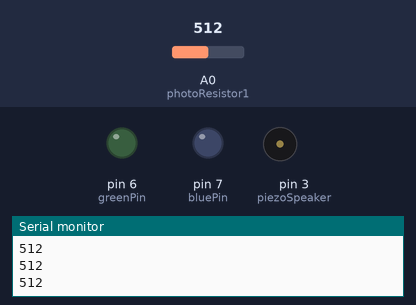
The sketch below on a simulated Arduino Uno, built with avr-gcc and run on an emulated ATmega328P. Shown: output pins drawn as LEDs (lit = HIGH), buzzer (waves = sounding), the last lines printed to the serial monitor. The inputs (shaded band) are chosen by the test bench; at power-on: A0 (photoResistor1) = 512.

Above: at 1.2 s.
1.3 s: A0 (photoResistor1) set to 990
2.8 s: A0 (photoResistor1) set to 1017
At 3.1 s:
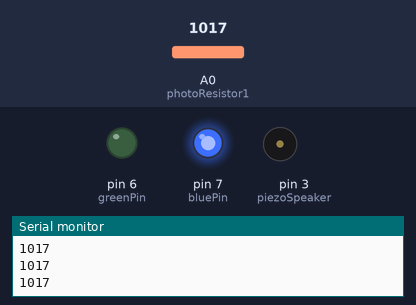
4.3 s: A0 (photoResistor1) set to 900
At 5.1 s:
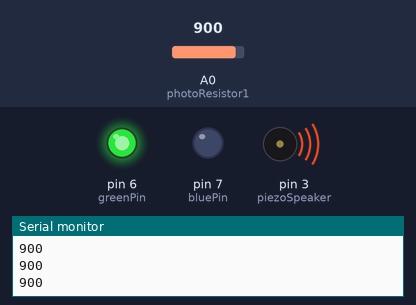
5.8 s: A0 (photoResistor1) set to 1010
At 6.2 s:
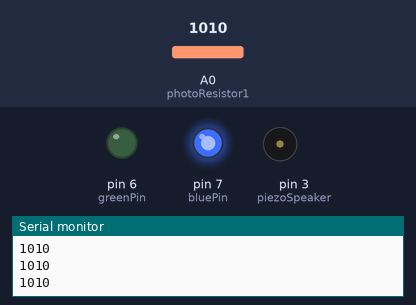
7.4 s: A0 (photoResistor1) set to 716
At 8.6 s:
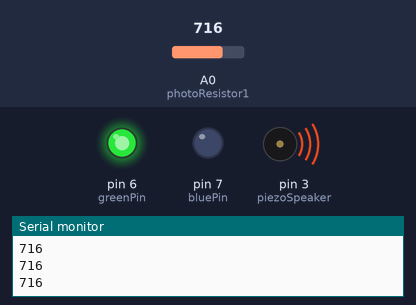
8.9 s: A0 (photoResistor1) set to 1023
At 9.8 s:
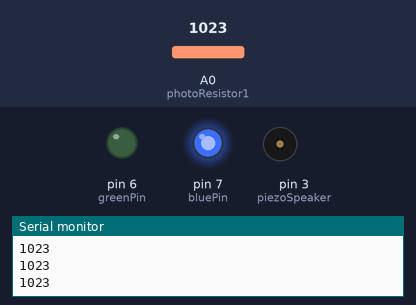
Timing chart, 0 to 11.5 s (numbered marks = the images above; inputs shaded):
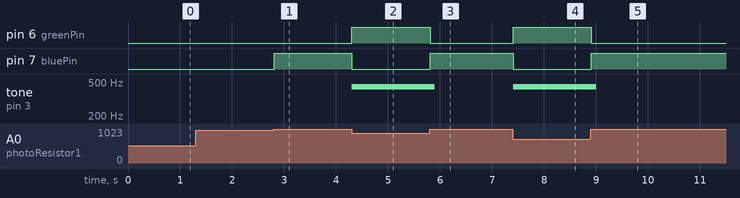

The sketch:

first_design.ino
```cpp
const int photoResistor1 = A0;
const int photoResistor2 = A1;
const int photoResistor3 = A2;
const int piezoSpeaker = 3;
const int greenPin = 6;
const int bluePin = 7;              // red led
int sensor1, sensor2, sensor3;
int counter;

void setup()
{
  Serial.begin(9600);
  counter = 1;
  pinMode(piezoSpeaker, OUTPUT);
  pinMode(greenPin, OUTPUT);
  pinMode(bluePin, OUTPUT);
}

void loop()
{
  sensor1 = analogRead(photoResistor1);
  Serial.println(sensor1);
  //sensor2 = analogRead(photoResistor2);
  //sensor3 = analogRead(photoResistor3);

  if(counter){
    if(sensor1 >= 1000){
      counter = 0;
    }
  }else{
  if(sensor1 < 1000){
    tone(piezoSpeaker, 440, 100);
    digitalWrite(greenPin, HIGH);
    digitalWrite(bluePin, LOW);
  }
  else {
    digitalWrite(piezoSpeaker, 0);
    digitalWrite(bluePin, HIGH);
    digitalWrite(greenPin, LOW);
  }
  }
    /*
  if(sensor2 > 500)
    tone(piezoSpeaker, 494, 100);
  else
    digitalWrite(piezoSpeaker, 0);
  if(sensor3 > 500)
    tone(piezoSpeaker, 523, 100);
  else
    digitalWrite(piezoSpeaker, 0);
    */
}
```

Measured:
- the behaviour switches between 999 and 1000 on A0 (photoResistor1) (found by bisection; images 0 and 1)
- after the input at 2.8 s, pin 7 (bluePin): LOW → HIGH at once
- after the input at 4.3 s, pin 6 (greenPin): LOW → HIGH at once; pin 7 (bluePin): HIGH → LOW at once; tone on pin 3 (piezoSpeaker): silent → 440 Hz at once
- after the input at 5.8 s, pin 6 (greenPin): HIGH → LOW at once; pin 7 (bluePin): LOW → HIGH at once; tone on pin 3 (piezoSpeaker): 440 Hz → silent after 0.10 s
- after the input at 7.4 s, pin 6 (greenPin): LOW → HIGH at once; pin 7 (bluePin): HIGH → LOW at once; tone on pin 3 (piezoSpeaker): silent → 440 Hz at once
- after the input at 8.9 s, pin 6 (greenPin): HIGH → LOW at once; pin 7 (bluePin): LOW → HIGH at once; tone on pin 3 (piezoSpeaker): 440 Hz → silent after 0.10 s
